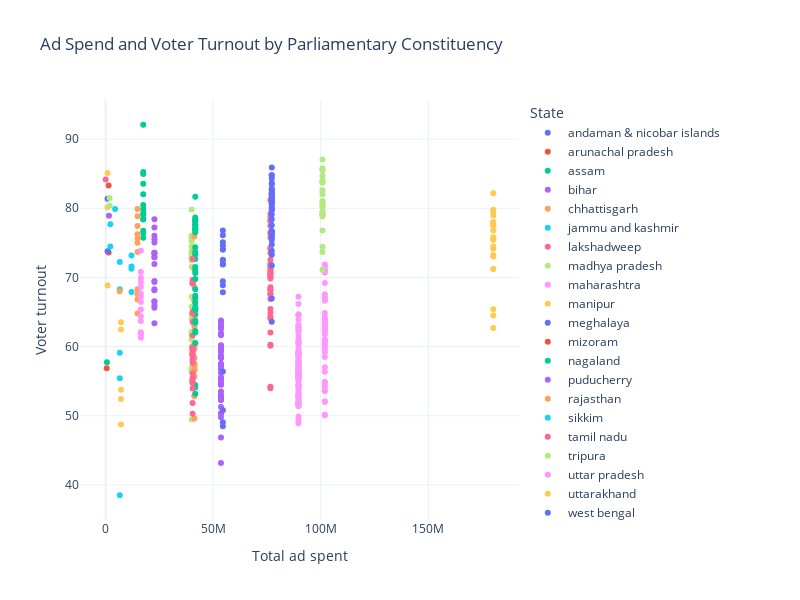

The cell this chart's notebook holds for it:
### Code cell
merged_constituency_data = results.merge(locations, left_on = 'State', right_on = 'Location name', how = 'left')
#merged_constituency_data.head()
fig = px.scatter(merged_constituency_data, x = 'Amount spent (INR)', y = 'Polled (%)' , color  = 'State',
                labels= {'Amount spent (INR)': 'Total ad spent','Polled (%)' : 'Voter turnout'},
                title = 'Ad Spend and Voter Turnout by Parliamentary Constituency')
fig.update_layout(height = 600, width = 800)

fig.show()

### Figure 1 — Plotly figure (JSON) as saved in the notebook; plotly's stock layout.template omitted (floating-point values rounded to 4 significant figures)
{"data": [{"hovertemplate": "State=andaman & nicobar islands<br>Total ad spent=%{x}<br>Voter turnout=%{y}<extra></extra>", "legendgroup": "andaman & nicobar islands", "marker": {"color": "#636efa", "symbol": "circle"}, "mode": "markers", "name": "andaman & nicobar islands", "orientation": "v", "showlegend": true, "type": "scatter", "x": [null], "xaxis": "x", "y": [64.1], "yaxis": "y"}, {"hovertemplate": "State=arunachal pradesh<br>Total ad spent=%{x}<br>Voter turnout=%{y}<extra></extra>", "legendgroup": "arunachal pradesh", "marker": {"color": "#EF553B", "symbol": "circle"}, "mode": "markers", "name": "arunachal pradesh", "orientation": "v", "showlegend": true, "type": "scatter", "x": [1385654, 1385654], "xaxis": "x", "y": [83.31, 73.6], "yaxis": "y"}, {"hovertemplate": "State=assam<br>Total ad spent=%{x}<br>Voter turnout=%{y}<extra></extra>", "legendgroup": "assam", "marker": {"color": "#00cc96", "symbol": "circle"}, "mode": "markers", "name": "assam", "orientation": "v", "showlegend": true, "type": "scatter", "x": [17478091, 17478091, 17478091, 17478091, 17478091, 17478091, 17478091, 17478091, 17478091, 17478091, 17478091, 17478091, 17478091, 17478091], "xaxis": "x", "y": [76.75, 79.89, 79.33, 76.42, 78.46, 82.01, 75.74, 80.48, 84.97, 79.05, 85.24, 92.08, 78.39, 83.55], "yaxis": "y"}, {"hovertemplate": "State=bihar<br>Total ad spent=%{x}<br>Voter turnout=%{y}<extra></extra>", "legendgroup": "bihar", "marker": {"color": "#ab63fa", "symbol": "circle"}, "mode": "markers", "name": "bihar", "orientation": "v", "showlegend": true, "type": "scatter", "x": [53619242, 53619242, 53619242, 53619242, 53619242, 53619242, 53619242, 53619242, 53619242, 53619242, 53619242, 53619242, 53619242, 53619242, 53619242, 53619242, 53619242, 53619242, 53619242, 53619242, 53619242, 53619242, 53619242, 53619242, 53619242, 53619242, 53619242, 53619242, 53619242, 53619242, 53619242, 53619242, 53619242, 53619242, 53619242, 53619242, 53619242, 53619242, 53619242, 53619242], "xaxis": "x", "y": [50.35, 52.76, 51.25, 43.17, 54.48, 53.5, 63.76, 62.84, 63.08, 61.93, 54.48, 57.52, 58.29, 63.55, 58.7, 57.37, 55.55, 60.11, 59.59, 58.43, 53.04, 59.47, 56.73, 56.21, 52.32, 52.27, 61.62, 59.68, 57.4, 52.49, 62.59, 60.19, 50.27, 55.39, 55.09, 54.68, 49.78, 59.24, 46.85, 57.16], "yaxis": "y"}, {"hovertemplate": "State=chhattisgarh<br>Total ad spent=%{x}<br>Voter turnout=%{y}<extra></extra>", "legendgroup": "chhattisgarh", "marker": {"color": "#FFA15A", "symbol": "circle"}, "mode": "markers", "name": "chhattisgarh", "orientation": "v", "showlegend": true, "type": "scatter", "x": [14803286, 14803286, 14803286, 14803286, 14803286, 14803286, 14803286, 14803286, 14803286, 14803286, 14803286], "xaxis": "x", "y": [68.29, 76.23, 75.02, 77.42, 64.77, 73.68, 67.56, 75.63, 78.85, 66.82, 79.89], "yaxis": "y"}, {"hovertemplate": "State=jammu and kashmir<br>Total ad spent=%{x}<br>Voter turnout=%{y}<extra></extra>", "legendgroup": "jammu and kashmir", "marker": {"color": "#19d3f3", "symbol": "circle"}, "mode": "markers", "name": "jammu and kashmir", "orientation": "v", "showlegend": true, "type": "scatter", "x": [6575061, 6575061, 6575061, 6575061, 6575061], "xaxis": "x", "y": [68.27, 72.22, 38.49, 59.1, 55.4], "yaxis": "y"}, {"hovertemplate": "State=lakshadweep<br>Total ad spent=%{x}<br>Voter turnout=%{y}<extra></extra>", "legendgroup": "lakshadweep", "marker": {"color": "#FF6692", "symbol": "circle"}, "mode": "markers", "name": "lakshadweep", "orientation": "v", "showlegend": true, "type": "scatter", "x": [19847], "xaxis": "x", "y": [84.16], "yaxis": "y"}, {"hovertemplate": "State=madhya pradesh<br>Total ad spent=%{x}<br>Voter turnout=%{y}<extra></extra>", "legendgroup": "madhya pradesh", "marker": {"color": "#B6E880", "symbol": "circle"}, "mode": "markers", "name": "madhya pradesh", "orientation": "v", "showlegend": true, "type": "scatter", "x": [39992952, 39992952, 39992952, 39992952, 39992952, 39992952, 39992952, 39992952, 39992952, 39992952, 39992952, 39992952, 39992952, 39992952, 39992952, 39992952, 39992952, 39992952, 39992952, 39992952, 39992952, 39992952, 39992952, 39992952, 39992952, 39992952, 39992952, 39992952, 39992952], "xaxis": "x", "y": [73.45, 79.83, 61, 72.84, 64.68, 56.5, 56.48, 67.21, 56.97, 49.43, 61.94, 60, 73.53, 54.93, 64.06, 72.43, 62.13, 58.97, 76.04, 65.75, 74.48, 75.48, 72.76, 61.67, 71.52, 76.03, 75.27, 72.94, 73.82], "yaxis": "y"}, {"hovertemplate": "State=maharashtra<br>Total ad spent=%{x}<br>Voter turnout=%{y}<extra></extra>", "legendgroup": "maharashtra", "marker": {"color": "#FF97FF", "symbol": "circle"}, "mode": "markers", "name": "maharashtra", "orientation": "v", "showlegend": true, "type": "scatter", "x": [101917091, 101917091, 101917091, 101917091, 101917091, 101917091, 101917091, 101917091, 101917091, 101917091, 101917091, 101917091, 101917091, 101917091, 101917091, 101917091, 101917091, 101917091, 101917091, 101917091, 101917091, 101917091, 101917091, 101917091, 101917091, 101917091, 101917091, 101917091, 101917091, 101917091, 101917091, 101917091, 101917091, 101917091, 101917091, 101917091, 101917091, 101917091, 101917091, 101917091, 101917091, 101917091, 101917091, 101917091, 101917091, 101917091, 101917091, 101917091], "xaxis": "x", "y": [67.04, 67.55, 71.88, 54.32, 61.01, 61.79, 63.67, 62.03, 63.54, 60.94, 62.26, 64.85, 62.87, 59.5, 71.11, 71.59, 62.59, 63.65, 63.88, 60.51, 62.52, 62.27, 63.16, 59.19, 66.61, 63.03, 70.92, 58.47, 69.18, 54.87, 70.68, 53.54, 64.28, 63.03, 54.16, 59.89, 60.21, 66.75, 50.12, 57.02, 51.98, 56.37, 54.84, 50.06, 53.6, 60.75, 63.91, 52.09], "yaxis": "y"}, {"hovertemplate": "State=manipur<br>Total ad spent=%{x}<br>Voter turnout=%{y}<extra></extra>", "legendgroup": "manipur", "marker": {"color": "#FECB52", "symbol": "circle"}, "mode": "markers", "name": "manipur", "orientation": "v", "showlegend": true, "type": "scatter", "x": [889062, 889062, 889062], "xaxis": "x", "y": [80.15, 68.83, 85.11], "yaxis": "y"}, {"hovertemplate": "State=meghalaya<br>Total ad spent=%{x}<br>Voter turnout=%{y}<extra></extra>", "legendgroup": "meghalaya", "marker": {"color": "#636efa", "symbol": "circle"}, "mode": "markers", "name": "meghalaya", "orientation": "v", "showlegend": true, "type": "scatter", "x": [884220, 884220], "xaxis": "x", "y": [73.78, 81.37], "yaxis": "y"}, {"hovertemplate": "State=mizoram<br>Total ad spent=%{x}<br>Voter turnout=%{y}<extra></extra>", "legendgroup": "mizoram", "marker": {"color": "#EF553B", "symbol": "circle"}, "mode": "markers", "name": "mizoram", "orientation": "v", "showlegend": true, "type": "scatter", "x": [481052], "xaxis": "x", "y": [56.87], "yaxis": "y"}, {"hovertemplate": "State=nagaland<br>Total ad spent=%{x}<br>Voter turnout=%{y}<extra></extra>", "legendgroup": "nagaland", "marker": {"color": "#00cc96", "symbol": "circle"}, "mode": "markers", "name": "nagaland", "orientation": "v", "showlegend": true, "type": "scatter", "x": [599170], "xaxis": "x", "y": [57.72], "yaxis": "y"}, {"hovertemplate": "State=puducherry<br>Total ad spent=%{x}<br>Voter turnout=%{y}<extra></extra>", "legendgroup": "puducherry", "marker": {"color": "#ab63fa", "symbol": "circle"}, "mode": "markers", "name": "puducherry", "orientation": "v", "showlegend": true, "type": "scatter", "x": [1535672], "xaxis": "x", "y": [78.9], "yaxis": "y"}, {"hovertemplate": "State=rajasthan<br>Total ad spent=%{x}<br>Voter turnout=%{y}<extra></extra>", "legendgroup": "rajasthan", "marker": {"color": "#FFA15A", "symbol": "circle"}, "mode": "markers", "name": "rajasthan", "orientation": "v", "showlegend": true, "type": "scatter", "x": [41268323, 41268323, 41268323, 41268323, 41268323, 41268323, 41268323, 41268323, 41268323, 41268323, 41268323, 41268323, 41268323, 41268323, 41268323, 41268323, 41268323, 41268323, 41268323, 41268323, 41268323, 41268323, 41268323, 41268323, 41268323], "xaxis": "x", "y": [60.07, 52.8, 54.11, 63.61, 55.72, 66.59, 63.38, 56.7, 52.93, 49.59, 57.23, 57.53, 59.66, 73.88, 75.93, 60.37, 68.61, 62.89, 69.71, 64.27, 71.26, 57.19, 58.39, 56.58, 66.66], "yaxis": "y"}, {"hovertemplate": "State=sikkim<br>Total ad spent=%{x}<br>Voter turnout=%{y}<extra></extra>", "legendgroup": "sikkim", "marker": {"color": "#19d3f3", "symbol": "circle"}, "mode": "markers", "name": "sikkim", "orientation": "v", "showlegend": true, "type": "scatter", "x": [4379297], "xaxis": "x", "y": [79.88], "yaxis": "y"}, {"hovertemplate": "State=tamil nadu<br>Total ad spent=%{x}<br>Voter turnout=%{y}<extra></extra>", "legendgroup": "tamil nadu", "marker": {"color": "#FF6692", "symbol": "circle"}, "mode": "markers", "name": "tamil nadu", "orientation": "v", "showlegend": true, "type": "scatter", "x": [76622608, 76622608, 76622608, 76622608, 76622608, 76622608, 76622608, 76622608, 76622608, 76622608, 76622608, 76622608, 76622608, 76622608, 76622608, 76622608, 76622608, 76622608, 76622608, 76622608, 76622608, 76622608, 76622608, 76622608, 76622608, 76622608, 76622608, 76622608, 76622608, 76622608, 76622608, 76622608, 76622608, 76622608, 76622608, 76622608, 76622608, 76622608, 76622608], "xaxis": "x", "y": [74.19, 75.76, 53.96, 60.11, 54.17, 76.37, 64.89, 72.57, 81.2, 71.14, 70.59, 79.21, 71.68, 65.44, 78.7, 71.5, 62.04, 70.09, 71.94, 78.21, 70.95, 77.43, 70.41, 68.19, 78.16, 64.26, 60.25, 67.65, 68.27, 69.84, 66.88, 67.51, 64.1, 70.62, 68.59, 74.24, 73.53, 76.52, 70.22], "yaxis": "y"}, {"hovertemplate": "State=tripura<br>Total ad spent=%{x}<br>Voter turnout=%{y}<extra></extra>", "legendgroup": "tripura", "marker": {"color": "#B6E880", "symbol": "circle"}, "mode": "markers", "name": "tripura", "orientation": "v", "showlegend": true, "type": "scatter", "x": [1857459, 1857459], "xaxis": "x", "y": [81.48, 80.36], "yaxis": "y"}, {"hovertemplate": "State=uttar pradesh<br>Total ad spent=%{x}<br>Voter turnout=%{y}<extra></extra>", "legendgroup": "uttar pradesh", "marker": {"color": "#FF97FF", "symbol": "circle"}, "mode": "markers", "name": "uttar pradesh", "orientation": "v", "showlegend": true, "type": "scatter", "x": [89668131, 89668131, 89668131, 89668131, 89668131, 89668131, 89668131, 89668131, 89668131, 89668131, 89668131, 89668131, 89668131, 89668131, 89668131, 89668131, 89668131, 89668131, 89668131, 89668131, 89668131, 89668131, 89668131, 89668131, 89668131, 89668131, 89668131, 89668131, 89668131, 89668131, 89668131, 89668131, 89668131, 89668131, 89668131, 89668131, 89668131, 89668131, 89668131, 89668131, 89668131, 89668131, 89668131, 89668131, 89668131, 89668131, 89668131, 89668131, 89668131, 89668131, 89668131, 89668131, 89668131, 89668131, 89668131, 89668131, 89668131, 89668131, 89668131, 89668131, 89668131, 89668131, 89668131, 89668131, 89668131, 89668131, 89668131, 89668131, 89668131, 89668131, 89668131, 89668131, 89668131, 89668131, 89668131, 89668131, 89668131, 89668131, 89668131, 89668131], "xaxis": "x", "y": [58.73, 62.46, 62.18, 59.13, 60.75, 63.11, 55.85, 66.14, 56.93, 64.58, 56.16, 56.42, 53.63, 49.88, 49.41, 58.94, 54.08, 57.44, 54.35, 58.03, 59.31, 57.19, 58.53, 55.71, 58.73, 62.91, 57.78, 57.42, 64.54, 56.36, 59.08, 57.52, 61.08, 53.05, 64.68, 55.89, 53.36, 62.54, 55.46, 54.34, 59.7, 67.2, 59.14, 57.09, 51.62, 60.6, 56.18, 63.86, 55.68, 52.8, 52.28, 62.88, 58.12, 51.82, 61.58, 56.16, 56.67, 53.07, 51.97, 55.59, 54.38, 54.49, 48.91, 51.45, 52.57, 52.83, 55.63, 52.05, 51.79, 60.58, 55.51, 55.45, 55.05, 54.93, 57.57, 60.31, 57.92, 56.78, 51.38, 56.49], "yaxis": "y"}, {"hovertemplate": "State=uttarakhand<br>Total ad spent=%{x}<br>Voter turnout=%{y}<extra></extra>", "legendgroup": "uttarakhand", "marker": {"color": "#FECB52", "symbol": "circle"}, "mode": "markers", "name": "uttarakhand", "orientation": "v", "showlegend": true, "type": "scatter", "x": [7140897, 7140897, 7140897, 7140897, 7140897], "xaxis": "x", "y": [48.74, 52.42, 63.53, 62.47, 53.76], "yaxis": "y"}, {"hovertemplate": "State=west bengal<br>Total ad spent=%{x}<br>Voter turnout=%{y}<extra></extra>", "legendgroup": "west bengal", "marker": {"color": "#636efa", "symbol": "circle"}, "mode": "markers", "name": "west bengal", "orientation": "v", "showlegend": true, "type": "scatter", "x": [77244996, 77244996, 77244996, 77244996, 77244996, 77244996, 77244996, 77244996, 77244996, 77244996, 77244996, 77244996, 77244996, 77244996, 77244996, 77244996, 77244996, 77244996, 77244996, 77244996, 77244996, 77244996, 77244996, 77244996, 77244996, 77244996, 77244996, 77244996, 77244996, 77244996, 77244996, 77244996, 77244996, 77244996, 77244996, 77244996, 77244996, 77244996, 77244996, 77244996, 77244996, 77244996], "xaxis": "x", "y": [79.76, 82.16, 83.66, 79.09, 74.76, 76.18, 75.72, 76.69, 76.03, 81.52, 73.27, 77.54, 82.85, 80.72, 81.91, 82.66, 80.65, 81.87, 82.62, 81.04, 75.41, 81.38, 71.73, 76.44, 79.78, 80.75, 85.91, 82.17, 83.47, 84.77, 81.56, 78.39, 84.79, 80.17, 84.31, 81.04, 73.81, 76.68, 80.08, 66.95, 63.59, 82.02], "yaxis": "y"}, {"hovertemplate": "State=karnataka<br>Total ad spent=%{x}<br>Voter turnout=%{y}<extra></extra>", "legendgroup": "karnataka", "marker": {"color": "#00cc96", "symbol": "circle"}, "mode": "markers", "name": "karnataka", "orientation": "v", "showlegend": true, "type": "scatter", "x": [41659397, 41659397, 41659397, 41659397, 41659397, 41659397, 41659397, 41659397, 41659397, 41659397, 41659397, 41659397, 41659397, 41659397, 41659397, 41659397, 41659397, 41659397, 41659397, 41659397, 41659397, 41659397, 41659397, 41659397, 41659397, 41659397, 41659397, 41659397], "xaxis": "x", "y": [54.06, 54.45, 68.3, 53.17, 76.82, 77, 73.3, 77.56, 77.68, 78.27, 81.67, 70.62, 78.05, 77.15, 72.66, 71.49, 73.59, 65.47, 66.32, 78.66, 76.99, 74.37, 62.25, 77.6, 70.99, 64.66, 78.33, 76.53], "yaxis": "y"}, {"hovertemplate": "State=kerala<br>Total ad spent=%{x}<br>Voter turnout=%{y}<extra></extra>", "legendgroup": "kerala", "marker": {"color": "#ab63fa", "symbol": "circle"}, "mode": "markers", "name": "kerala", "orientation": "v", "showlegend": true, "type": "scatter", "x": [22681201, 22681201, 22681201, 22681201, 22681201, 22681201, 22681201, 22681201, 22681201, 22681201, 22681201, 22681201, 22681201, 22681201, 22681201, 22681201, 22681201, 22681201, 22681201, 22681201], "xaxis": "x", "y": [75.05, 73.42, 69.48, 71.94, 68.29, 66.55, 77.21, 76.04, 68.15, 65.61, 75.52, 72.95, 65.95, 73.57, 63.37, 69.34, 66.47, 72.9, 78.41, 73.57], "yaxis": "y"}, {"hovertemplate": "State=dadra & nagar haveli and\ndaman & diu<br>Total ad spent=%{x}<br>Voter turnout=%{y}<extra></extra>", "legendgroup": "dadra & nagar haveli and\ndaman & diu", "marker": {"color": "#FFA15A", "symbol": "circle"}, "mode": "markers", "name": "dadra & nagar haveli and\ndaman & diu", "orientation": "v", "showlegend": true, "type": "scatter", "x": [null, null], "xaxis": "x", "y": [72.52, 68.77], "yaxis": "y"}, {"hovertemplate": "State=goa<br>Total ad spent=%{x}<br>Voter turnout=%{y}<extra></extra>", "legendgroup": "goa", "marker": {"color": "#19d3f3", "symbol": "circle"}, "mode": "markers", "name": "goa", "orientation": "v", "showlegend": true, "type": "scatter", "x": [2164209, 2164209], "xaxis": "x", "y": [77.69, 74.47], "yaxis": "y"}, {"hovertemplate": "State=gujarat<br>Total ad spent=%{x}<br>Voter turnout=%{y}<extra></extra>", "legendgroup": "gujarat", "marker": {"color": "#FF6692", "symbol": "circle"}, "mode": "markers", "name": "gujarat", "orientation": "v", "showlegend": true, "type": "scatter", "x": [40425399, 40425399, 40425399, 40425399, 40425399, 40425399, 40425399, 40425399, 40425399, 40425399, 40425399, 40425399, 40425399, 40425399, 40425399, 40425399, 40425399, 40425399, 40425399, 40425399, 40425399, 40425399, 40425399, 40425399, 40425399], "xaxis": "x", "y": [54.72, 55.45, 50.29, 65.04, 69.62, 64.81, 69.16, 53.92, 69.15, 59.31, 59.8, 57.67, 58.91, 56.14, 58.12, 59.86, 59.66, 58.85, 58.56, 51.83, 59.69, 63.56, 55.09, 61.59, 72.71], "yaxis": "y"}, {"hovertemplate": "State=andhra pradesh<br>Total ad spent=%{x}<br>Voter turnout=%{y}<extra></extra>", "legendgroup": "andhra pradesh", "marker": {"color": "#B6E880", "symbol": "circle"}, "mode": "markers", "name": "andhra pradesh", "orientation": "v", "showlegend": true, "type": "scatter", "x": [100819732, 100819732, 100819732, 100819732, 100819732, 100819732, 100819732, 100819732, 100819732, 100819732, 100819732, 100819732, 100819732, 100819732, 100819732, 100819732, 100819732, 100819732, 100819732, 100819732, 100819732, 100819732, 100819732, 100819732, 100819732], "xaxis": "x", "y": [83.85, 82.03, 80.51, 73.68, 85.48, 85.77, 83.68, 78.81, 84.7, 79.57, 80.3, 76.8, 84.05, 80.61, 82.59, 85.65, 79.05, 87.06, 80.93, 79.09, 74.43, 79.1, 79.37, 71.11, 81.05], "yaxis": "y"}, {"hovertemplate": "State=jharkhand<br>Total ad spent=%{x}<br>Voter turnout=%{y}<extra></extra>", "legendgroup": "jharkhand", "marker": {"color": "#FF97FF", "symbol": "circle"}, "mode": "markers", "name": "jharkhand", "orientation": "v", "showlegend": true, "type": "scatter", "x": [16380139, 16380139, 16380139, 16380139, 16380139, 16380139, 16380139, 16380139, 16380139, 16380139, 16380139, 16380139, 16380139, 16380139], "xaxis": "x", "y": [69.93, 66.45, 61.27, 69.32, 63.69, 64.39, 61.81, 62.06, 67.23, 67.68, 65.36, 73.87, 68.63, 70.78], "yaxis": "y"}, {"hovertemplate": "State=odisha<br>Total ad spent=%{x}<br>Voter turnout=%{y}<extra></extra>", "legendgroup": "odisha", "marker": {"color": "#FECB52", "symbol": "circle"}, "mode": "markers", "name": "odisha", "orientation": "v", "showlegend": true, "type": "scatter", "x": [180252277, 180252277, 180252277, 180252277, 180252277, 180252277, 180252277, 180252277, 180252277, 180252277, 180252277, 180252277, 180252277, 180252277, 180252277, 180252277, 180252277, 180252277, 180252277, 180252277, 180252277], "xaxis": "x", "y": [65.41, 77.9, 77.53, 82.16, 62.67, 79.78, 77.52, 74.16, 73.02, 64.49, 71.2, 78.01, 78.97, 75.43, 79.5, 76.77, 73.23, 75.48, 74.47, 71.22, 75.79], "yaxis": "y"}, {"hovertemplate": "State=telangana<br>Total ad spent=%{x}<br>Voter turnout=%{y}<extra></extra>", "legendgroup": "telangana", "marker": {"color": "#636efa", "symbol": "circle"}, "mode": "markers", "name": "telangana", "orientation": "v", "showlegend": true, "type": "scatter", "x": [54496166, 54496166, 54496166, 54496166, 54496166, 54496166, 54496166, 54496166, 54496166, 54496166, 54496166, 54496166, 54496166, 54496166, 54496166, 54496166, 54496166], "xaxis": "x", "y": [74.03, 76.78, 56.4, 48.48, 72.54, 76.09, 71.85, 72.43, 50.78, 75.09, 69.46, 74.02, 71.92, 67.87, 49.04, 68.86, 74.63], "yaxis": "y"}, {"hovertemplate": "State=ladakh<br>Total ad spent=%{x}<br>Voter turnout=%{y}<extra></extra>", "legendgroup": "ladakh", "marker": {"color": "#EF553B", "symbol": "circle"}, "mode": "markers", "name": "ladakh", "orientation": "v", "showlegend": true, "type": "scatter", "x": [null], "xaxis": "x", "y": [71.82], "yaxis": "y"}, {"hovertemplate": "State=haryana<br>Total ad spent=%{x}<br>Voter turnout=%{y}<extra></extra>", "legendgroup": "haryana", "marker": {"color": "#00cc96", "symbol": "circle"}, "mode": "markers", "name": "haryana", "orientation": "v", "showlegend": true, "type": "scatter", "x": [41683411, 41683411, 41683411, 41683411, 41683411, 41683411, 41683411, 41683411, 41683411, 41683411], "xaxis": "x", "y": [67.34, 65.39, 60.52, 62.03, 65.27, 63.74, 67.01, 65.68, 69.77, 63.44], "yaxis": "y"}, {"hovertemplate": "State=nct of delhi<br>Total ad spent=%{x}<br>Voter turnout=%{y}<extra></extra>", "legendgroup": "nct of delhi", "marker": {"color": "#ab63fa", "symbol": "circle"}, "mode": "markers", "name": "nct of delhi", "orientation": "v", "showlegend": true, "type": "scatter", "x": [null, null, null, null, null, null, null], "xaxis": "x", "y": [58.6, 59.51, 55.43, 62.89, 57.85, 56.45, 58.79], "yaxis": "y"}, {"hovertemplate": "State=chandigarh<br>Total ad spent=%{x}<br>Voter turnout=%{y}<extra></extra>", "legendgroup": "chandigarh", "marker": {"color": "#FFA15A", "symbol": "circle"}, "mode": "markers", "name": "chandigarh", "orientation": "v", "showlegend": true, "type": "scatter", "x": [6507258], "xaxis": "x", "y": [67.98], "yaxis": "y"}, {"hovertemplate": "State=himachal pradesh<br>Total ad spent=%{x}<br>Voter turnout=%{y}<extra></extra>", "legendgroup": "himachal pradesh", "marker": {"color": "#19d3f3", "symbol": "circle"}, "mode": "markers", "name": "himachal pradesh", "orientation": "v", "showlegend": true, "type": "scatter", "x": [12011616, 12011616, 12011616, 12011616], "xaxis": "x", "y": [71.56, 67.89, 73.15, 71.26], "yaxis": "y"}, {"hovertemplate": "State=punjab<br>Total ad spent=%{x}<br>Voter turnout=%{y}<extra></extra>", "legendgroup": "punjab", "marker": {"color": "#FF6692", "symbol": "circle"}, "mode": "markers", "name": "punjab", "orientation": "v", "showlegend": true, "type": "scatter", "x": [null, null, null, null, null, null, null, null, null, null, null, null, null], "xaxis": "x", "y": [56.06, 61.98, 69.36, 63.34, 62.53, 67.02, 66.67, 58.86, 59.7, 62.55, 60.12, 63.63, 64.63], "yaxis": "y"}], "layout": {"height": 600, "legend": {"title": {"text": "State"}, "tracegroupgap": 0}, "title": {"text": "Ad Spend and Voter Turnout by Parliamentary Constituency"}, "width": 800, "xaxis": {"anchor": "y", "autorange": true, "domain": [0, 1], "range": [-12020000.0, 192300000.0], "title": {"text": "Total ad spent"}}, "yaxis": {"anchor": "x", "autorange": true, "domain": [0, 1], "range": [34.91, 95.66], "title": {"text": "Voter turnout"}, "type": "linear"}}}
